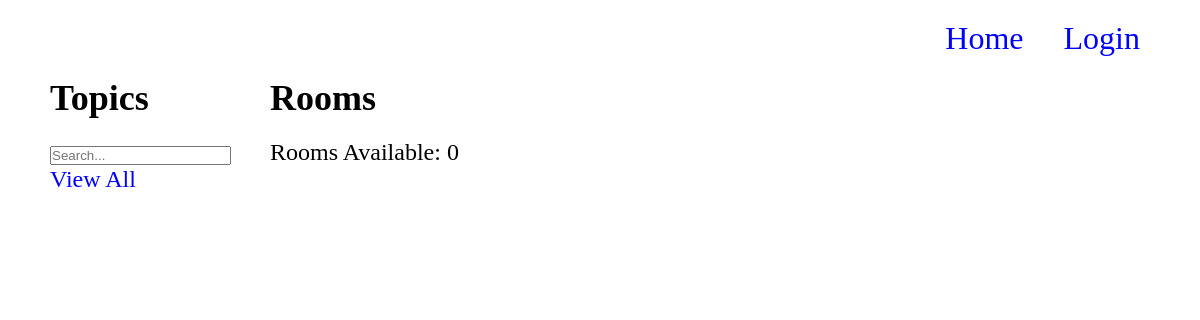
The app's page /, older data.
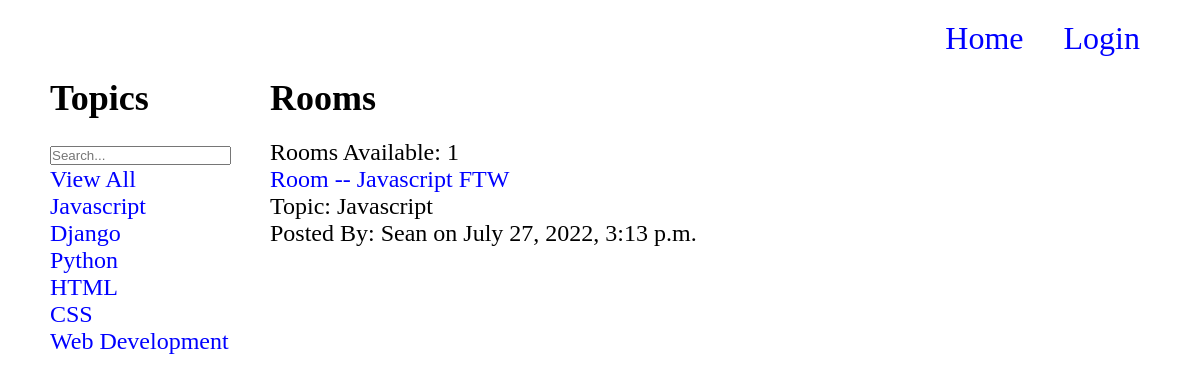
The same page, newer data.
### base/models.py (models this page shows, shortened)
class Topic(models.Model):
  name = models.CharField(max_length=100)
  def __str__(self):
    return self.name

class Room(models.Model):
  name = models.CharField(max_length=100)
  host = models.ForeignKey(User, on_delete=models.CASCADE)
  topic = models.ForeignKey("Topic", related_name="rooms", on_delete=models.SET_NULL, null=True)
  participants = models.ManyToManyField(User, related_name="participants", blank=True)
  description = models.TextField(max_length=1000, null=True)
  created = models.DateTimeField(auto_now_add=True)
  updated = models.DateTimeField(auto_now=True)

### base/views.py (the view)
# urls.py: path('', views.view_home_page, name="home"),
def view_home_page(request):
  q = request.GET.get('q') if request.GET.get('q') != None else ''
  rooms = Room.objects.filter(Q(topic__name__icontains=q) | Q(description__icontains=q) | Q(name__icontains=q))
  num_rooms = rooms.count()
  topics = Topic.objects.all()
  context = {
    "rooms": rooms, "topics": topics, "num_rooms": num_rooms,
  }
  return render(request, 'base/home.html', context)

### base/templates/base/home.html (shortened to what this page needs)
{% extends 'main.html' %}
{% block content %}
<main>
  <div class="home-grid">
    <div>
      <h2 class="title">Topics</h2>
      <form method="GET" action="{% url 'home' %}">
        <input type="text" name="q" placeholder="Search...">
      </form>
      <ul>
        <li>
          <a href="{% url 'home' %}">View All</a>
        </li>
        {% for topic in topics %}
        <li>
          <a href="{% url 'home' %}?q={{topic.name}}">{{topic}}</a>
        </li>
        {% endfor %}
      </ul>
    </div>
    <div>
      <h2 class="title">Rooms</h2>
      <p>Rooms Available: {{num_rooms}}</p>
      <ul class="room-list">
        {% for room in rooms %}
        <li>
          <a href="{% url 'room' room.pk %}">Room -- {{room.name}}</a>
          <div>
            <p>Topic: {{ room.topic }}</p>
            <p>Posted By: {{room.host}} on {{room.created}}</p>
          </div>
        </li>
        {% endfor %}
      </ul>
    </div>
  </div>
</main>
{% endblock content %}

### templates/main.html (shortened to what this page needs)
{% load static %}
<!DOCTYPE html>
<html lang="en">
<head>
  <link rel="stylesheet" href="{% static 'css/app.css' %}">
</head>
<body>
  <nav class="navigation">
    <ul class="navigation__list">
      <li class="navigation__list__item">
        <a class="navigation__list__link" href="{% url 'home' %}">Home</a>
      </li>
      {% if user.is_authenticated %}
      <li class="navigation__list__item">
        <a class="navigation__list__link" href="{% url 'logout' %}">Logout</a>
      </li>
      {% elif not user.is_authenticated %}
      <li class="navigation__list__item">
        <a class="navigation__list__link" href="{% url 'login' %}">Login</a>
      </li>
      {% endif %}
    </ul>
  </nav>
  {% block content %}
  {% endblock content %}
</body>
</html>

### base/static/css/app.css (style rules this page uses)
* { margin: 0; padding: 0; box-sizing: border-box; }
html { font-size: 62.5%; }
ul { list-style: none; }
a, a:visited { text-decoration: none; color: blue; }
main { margin: 0 5rem; font-size: 2.4rem; }
.navigation { display: flex; justify-content: space-between; align-items: center; padding: 0 4rem; }
.navigation__list { display: flex; justify-content: flex-end; padding: 2rem; gap: 4rem; }
.navigation__list__link { font-size: 3.2rem; }
.home-grid { display: grid; grid-template-columns: 1fr 4fr; }
.title { margin-bottom: 2rem; }
.room-list { display: flex; flex-direction: column; gap: 2rem; }

Row changes from the older to the newer data that the page shows:
added Topic: name "Javascript"
added Topic: name "Django"
added Topic: name "Python"
added Topic: name "HTML"
added Topic: name "CSS"
added Topic: name "Web Development"
added Room: name "Javascript FTW", topic "Javascript", host "Sean", created "July 27, 2022, 3:13 p.m."
Text that changed along with them:
{{ num_rooms }}: "0" → "1"
